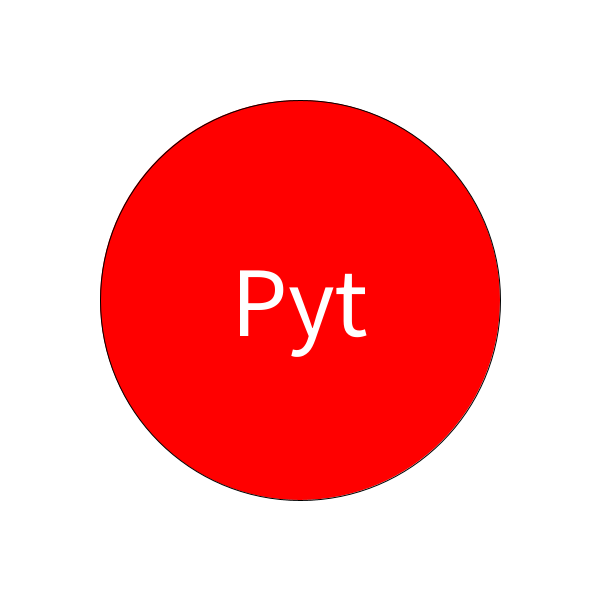
Frame 1 (no input)
Frame 60 (the mouse pressed at the canvas centre just before this capture): identical to frame 1, image omitted
Frame 120 (the mouse held since frame 60 and released just before this capture): identical to frame 1, image omitted

The Processing sketch that drew this single still picture (run headless with seeded random() and noise(); from frame 60 on, the mouse is pressed at the canvas centre):

// Processing sketch: SP1Pyt
// ── SP1Pyt.pde
boolean buttonClicked = false;

// Erklærer pytButton
PytButton pytButton;

void setup() {
  size(600, 600);

  // Instansere pytknappe bredte divederet med 2 og højde dividered med 2.
  pytButton = new PytButton(width / 2, height / 2, 200);
}

void draw() {
  background(255);

  // Tegner pytknappen
  pytButton.drawButton();

  // Hvis knappen er klikket på, vis en besked
  if (buttonClicked) {
    pytButton.displayNextMessage();
    buttonClicked = false; // Nulstil flagget efter at have udskrevet beskeden
  }
}

void mousePressed() {
  if (pytButton.isMouseOver()) {
    buttonClicked = true;
  }
}

// ── PytButton.pde
class PytButton {
  float x, y, radius;
  String[] messages;
  int currentMessageIndex;

  PytButton(float x, float y, float radius) {
    this.x = x;
    this.y = y;
    this.radius = radius;
    this.messages = new String[]{"Pyt prøv igen!", "Pyt!", "Bare sig pyt!"};
    this.currentMessageIndex = 0;
  }

  void drawButton() {
    fill(255, 0, 0); // Rød farve
    ellipseMode(RADIUS);
    ellipse(x, y, radius, radius);
    fill(255); // Hvid farve for tekst
    textAlign(CENTER, CENTER);
    textSize(100);
    text("Pyt", x, y);
  }

  boolean isMouseOver() {
    float distance = dist(mouseX, mouseY, x, y);
    return distance < radius;
  }

  void displayNextMessage() {
    int randomIndex = int(random(messages.length));
    println(messages[randomIndex]);
  }
}
